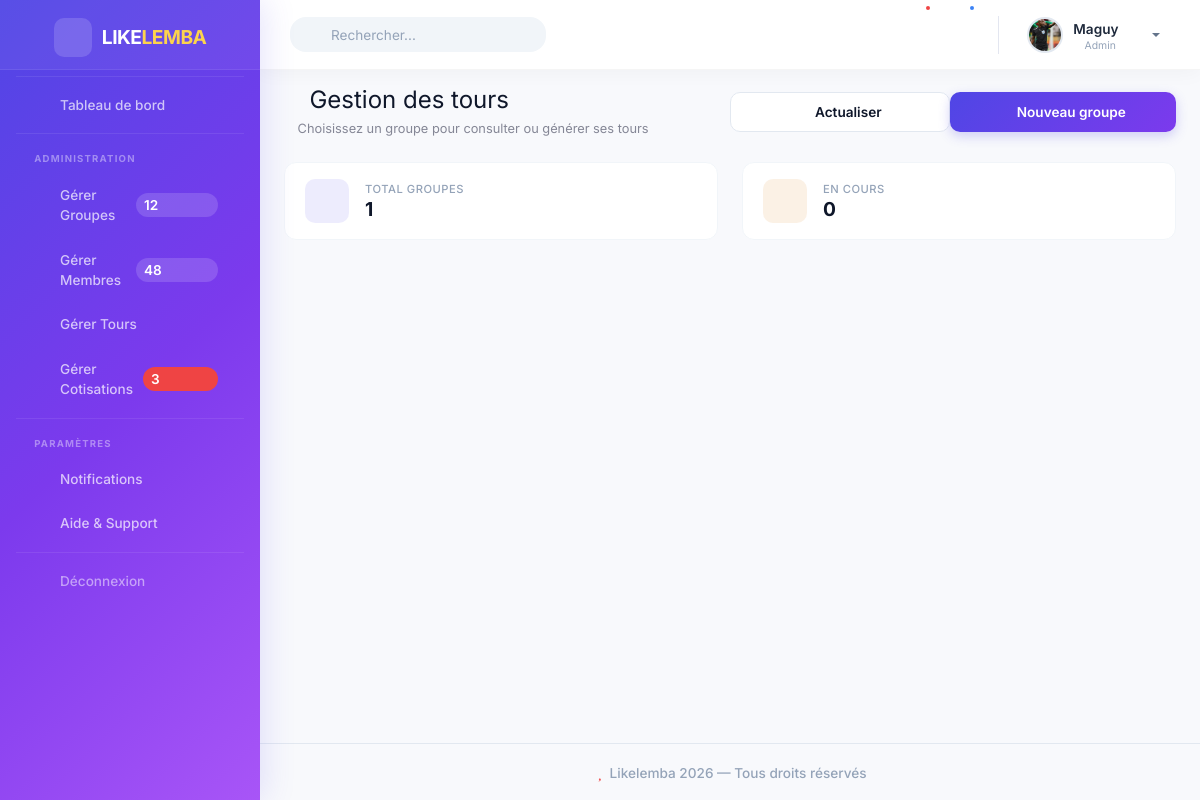
The app's page /tours/ (signed in), older data.
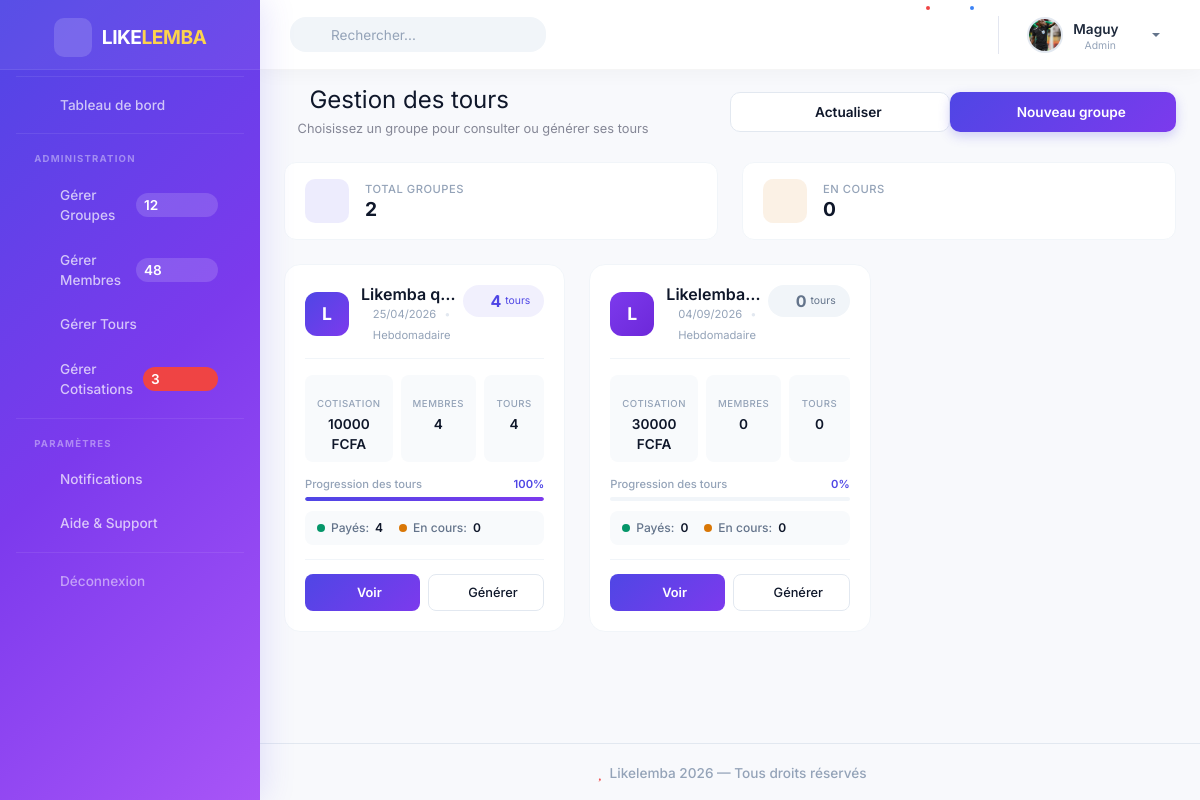
The same page, newer data.
### likelemba_app/models.py (models this page shows, shortened)
class Groupe(models.Model):
    FREQUENCE_CHOICES = [
        ('QUOTIDIEN', 'Quotidien'),
        ('HEBDOMADAIRE', 'Hebdomadaire'),
        ('MENSUEL', 'Mensuel'),
        ('ANNUEL', 'Annuel')
    ]
    STATUT_CHOICES = [
        ('ACTIF', 'Actif'),
        ('TERMINE', 'Terminé')
    ]
    nom = models.CharField(max_length=100)
    montant_cotisation = models.DecimalField(
        max_digits=10,
        decimal_places=2
    )
    frequence = models.CharField(max_length=20, choices=FREQUENCE_CHOICES)
    date_debut = models.DateField()
    statut = models.CharField(max_length=20, choices = STATUT_CHOICES, default='ACTIF')
    date_creation = models.DateTimeField(auto_now_add=True, null=True)
    admin = models.ForeignKey(
        Utilisateur,
        on_delete=models.CASCADE
    )

### likelemba_app/views.py (the view)
# urls.py: path('tours/', liste_tours_groupes_view, name='liste_groupes_tours'),
@login_required(login_url="login")
def liste_tours_groupes_view(request):
    if request.user.role != 'ADMIN':
        return redirect('dashboard_membre')
    groupes = Groupe.objects.filter(admin=request.user).annotate(
        total_tours=Count('tour', distinct=True),
        total_membres=Count('membregroupe', distinct=True),
        total_payes=Count('tour', filter=Q(tour__statut='PAYE'), distinct=True),
        total_attente=Count('tour', filter=Q(tour__statut='EN_ATTENTE'), distinct=True)
    )
    for groupe in groupes:
        groupe.tours_termines = groupe.total_payes
        groupe.tours_en_cours = groupe.total_attente
    total_groupes = groupes.count()
    total_tours = sum(g.total_tours for g in groupes)
    total_payes = sum(g.total_payes for g in groupes)
    total_attente = sum(g.total_attente for g in groupes)
    return render(request, 'tours/liste_groupes_tours.html', {
        'groupes': groupes,
        'total_groupes': total_groupes,
        'total_tours': total_tours,
        'total_payes': total_payes,
        'total_attente': total_attente,
    })

### likelemba/templates/tours/liste_groupes_tours.html (shortened to what the changed rows need)
{% extends 'base.html' %}
{% load static %}
{% block content %}
<div class="page-header mb-3 mb-md-4">
    <div class="d-flex flex-column flex-sm-row justify-content-between align-items-start align-items-sm-center gap-3">
        <div class="w-100 w-sm-auto">
            <h1 class="h4 h-md-3 mb-1 fw-bold" style="color: #0f172a;">
                <i class="fas fa-sync-alt me-2" style="color: #4f46e5;"></i>
                Gestion des tours
            </h1>
        </div>
    </div>
</div>
<div class="row g-2 g-md-3 mb-3 mb-md-4">
    <div class="col-6 col-md-6">
        <div class="stat-mini">
            <div class="stat-mini-body">
                <div class="stat-mini-content">
                    <span class="stat-mini-label">Total groupes</span>
                    <h5 class="stat-mini-value">{{ total_groupes }}</h5>
                </div>
            </div>
        </div>
    </div>
</div>
<div class="row g-3 g-md-4">
    {% for groupe in groupes %}
    <div class="col-12 col-sm-6 col-lg-4">
        <div class="group-card" data-group-id="{{ groupe.id }}">
            <div class="group-card-body">
                <div class="group-card-top">
                    <div class="group-card-info">
                        <div class="group-avatar" style="background: linear-gradient(135deg, {% cycle '#4f46e5' '#7c3aed' '#059669' '#d97706' '#2563eb' '#dc2626' %}, {% cycle '#7c3aed' '#6d28d9' '#047857' '#b45309' '#1d4ed8' '#b91c1c' %});">
                            {{ groupe.nom|make_list|first|upper }}
                        </div>
                        <div class="min-width-0">
                            <h5 class="group-card-title text-truncate">{{ groupe.nom }}</h5>
                            <div class="group-card-meta">
                                <span>
                                    <i class="fas fa-calendar-alt me-1"></i>
                                    {{ groupe.date_debut|date:"d/m/Y" }}
                                </span>
                                <span class="bullet">•</span>
                                <span>
                                    <i class="fas fa-clock me-1"></i>
                                    <span class="d-none d-sm-inline">{{ groupe.get_frequence_display }}</span>
                                </span>
                            </div>
                        </div>
                    </div>
                    <div class="group-badge">
                        <span class="badge-tours {% if groupe.total_tours > 0 %}has-tours{% endif %}">
                            <i class="fas fa-sync-alt me-1"></i>
                            <strong>{{ groupe.total_tours }}</strong>
                            <span class="badge-label d-none d-sm-inline">tour{{ groupe.total_tours|pluralize }}</span>
                        </span>
                    </div>
                </div>
                <div class="group-card-details">
                    <div class="detail-item">
                        <span class="detail-label">
                            <i class="fas fa-coins me-1" style="color: #d97706;"></i>
                            Cotisation
                        </span>
                        <span class="detail-value">{{ groupe.montant_cotisation|floatformat:0 }} FCFA</span>
                    </div>
                    <div class="detail-item">
                        <span class="detail-label">
                            <i class="fas fa-users me-1" style="color: #4f46e5;"></i>
                            Membres
                        </span>
                        <span class="detail-value">{{ groupe.total_membres }}</span>
                    </div>
                    <div class="detail-item">
                        <span class="detail-label">
                            <i class="fas fa-sync-alt me-1" style="color: #059669;"></i>
                            Tours
                        </span>
                        <span class="detail-value">{{ groupe.total_tours }}</span>
                    </div>
                </div>
                <div class="group-progress">
                    <div class="progress-header">
                        <span class="progress-label">Progression des tours</span>
                        <span class="progress-percent">
                            {% if groupe.total_tours > 0 %}
                                {% widthratio groupe.total_payes groupe.total_tours 100 %}%
                            {% else %}
                                0%
                            {% endif %}
                        </span>
                    </div>
                    <div class="progress-bar-modern">
                        <div class="progress-bar-fill" style="width: {% if groupe.total_tours > 0 %}{% widthratio groupe.total_payes groupe.total_tours 100 %}{% else %}0{% endif %}%;"></div>
                    </div>
                </div>
                <div class="group-status">
                    <span class="status-item">
                        <span class="status-dot green"></span>
                        <span class="status-label">Payés:</span>
                        <span class="status-value">{{ groupe.total_payes }}</span>
                    </span>
                    <span class="status-item">
                        <span class="status-dot orange"></span>
                        <span class="status-label">En cours:</span>
                        <span class="status-value">{{ groupe.total_attente }}</span>
                    </span>
                </div>
                <div class="group-card-actions">
                    <a href="{% url 'liste_tours' groupe.id %}" class="btn-action-primary">
                        <i class="fas fa-eye"></i>
                        <span class="btn-action-text">Voir</span>
                    </a>
                    <a href="{% url 'lancer_tours' groupe.id %}" class="btn-action-secondary">
                        <i class="fas fa-play"></i>
                        <span class="btn-action-text">Générer</span>
                    </a>
                </div>
            </div>
        </div>
    </div>
    {% endfor %}
</div>
{% endblock %}

Row changes from the older to the newer data that the page shows:
now on this page (row unchanged): Groupe: nom|make_list "L", nom "Likemba q…", date_debut "25/04/2026", frequence "Hebdomadaire", total_tours "4", montant_cotisation "10000", total_membres "4", total_payes "100", total_payes "4", total_attente "0"
added Groupe: nom|make_list "L", nom "Likelemba…", date_debut "04/09/2026", frequence "Hebdomadaire", total_tours "0", montant_cotisation "30000", total_membres "0", shows "0%", total_payes "0", total_attente "0"
Text that changed along with them:
{{ total_groupes }}: "1" → "2"
